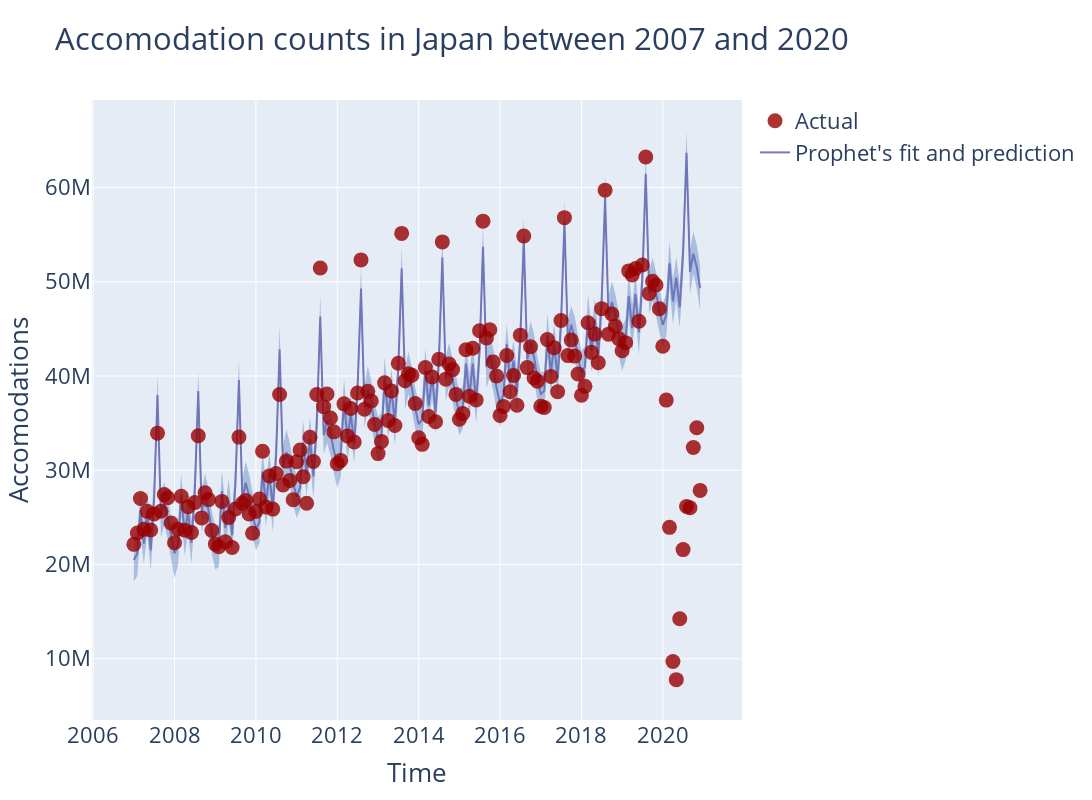

This figure's notebook cell:
### Code cell
fig_1 = plot_prophet(prophet_japan, prediction, "Accomodation counts in Japan between 2007 and 2020")
fig_1.show()

### Figure 1 — Plotly figure (JSON) as saved in the notebook; plotly's stock layout.template omitted (floating-point values rounded to 4 significant figures; data arrays with more than 128 entries replaced by an {"elided": "..."} marker saying what was removed)
{"data": [{"marker": {"color": "rgb(129, 119, 185, 1)"}, "name": "Prophet's fit and prediction", "type": "scatter", "x": {"elided": "168 str values"}, "y": {"elided": "168 float values"}}, {"line": {"width": 0}, "marker": {"color": "#444"}, "mode": "lines", "showlegend": false, "type": "scatter", "x": {"elided": "168 str values"}, "y": {"elided": "168 float values"}}, {"fill": "tonexty", "fillcolor": "rgba(78, 119, 185, 0.4)", "line": {"width": 0}, "marker": {"color": "#444"}, "mode": "lines", "showlegend": false, "type": "scatter", "x": {"elided": "168 str values"}, "y": {"elided": "168 float values"}}, {"marker": {"color": "rgba(152, 0, 0, .8)", "size": 15}, "mode": "markers", "name": "Actual", "type": "scatter", "x": {"elided": "168 str values"}, "y": {"elided": "168 int values"}}], "layout": {"font": {"size": 22}, "height": 800, "title": {"text": "Accomodation counts in Japan between 2007 and 2020"}, "width": 1600, "xaxis": {"anchor": "y", "domain": [0, 1], "title": {"text": "Time"}}, "yaxis": {"anchor": "x", "domain": [0, 1], "title": {"text": "Accomodations"}}}}
